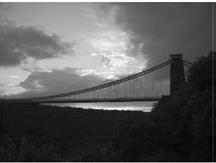
#> input picture S02/6.jpg, 216 x 163 px
$ python S02_C11_P49_historgram_equalization.py
#> lines starting #> are read from the running program, lines starting #| are printed output that depends on the picture; after the words box and inside, x2 and y2 are one past the last pixel; in counts of white or black regions, pixels touching at a corner belong together
import cv2
import numpy as np
import matplotlib.pyplot as plt

# Read image from file in gray scale mode and  convert to numpy array
img = np.array(cv2.imread("6.jpg", cv2.IMREAD_GRAYSCALE))
#> img is the input picture: shape (163, 216); min 0, max 255, mean 88.9
# Calc image histogram with 256 bins
Nhist = cv2.calcHist([img], [0], None, [256], [0, 256]) / np.size(img)
#> Nhist = 256 values, max 0.0298 at index 23, min 0.000199 at index 242, mean 0.00391
# Calc cumulative sum of the elements
CDFhist = np.cumsum(Nhist)
#> CDFhist = 256 values from 0.000227 to 1
# Make new buffer to make image
img2 = np.zeros(img.shape).astype("uint8")
for i in range(img.shape[0]):
    for j in range(img.shape[1]):
        img2[i, j] = (CDFhist[img[i, j]])
#> img2: shape (163, 216); every value is 0

img2 = cv2.normalize(img2.astype('float'), None, 0, 255, cv2.NORM_MINMAX)
#> img2: shape (163, 216) float64; every value is 0

plt.subplot(121)
plt.imshow(img, cmap='gray')
plt.title("Original image")
plt.subplot(122)
plt.imshow(img2.astype("uint8"), 'gray')
plt.title("Equalization image")
plt.show()
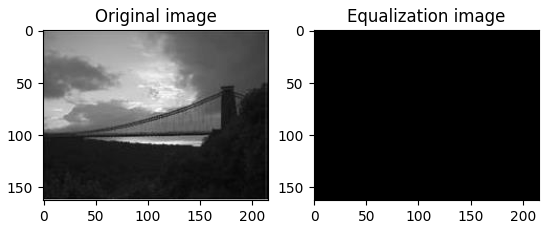
#> figure drawn by matplotlib, 2 panels
# [17 lines of commented-out code are left out]

$ run again, with S02/4.jpg copied over S02/6.jpg
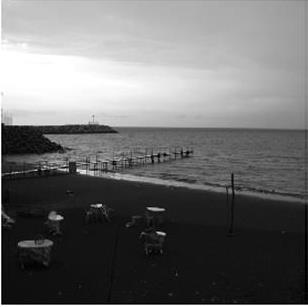
#> input picture S02/4.jpg, 308 x 307 px
#> img is the input picture: shape (307, 308); min 0, max 255, mean 110.5
#> Nhist = 256 values, max 0.059 at index 19, min 0.000582 at index 61, mean 0.00391
#> CDFhist = 256 values from 0.00302 to 1
#> after the loop `for i in range(img.shape[0]):`:
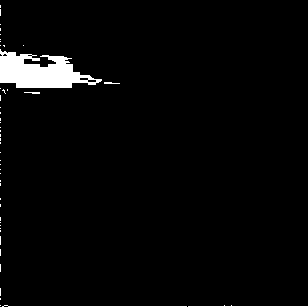
#> img2: shape (307, 308); values 0 (black) and 1 (white), 2.9% white; 48 white regions (43 under 20 px), largest, box (x1, y1, x2, y2) and area: (0, 49, 102, 88) 2306, (2, 305, 187, 307) 185, (188, 305, 308, 307) 122, (104, 82, 120, 84) 24, (24, 92, 40, 94) 24
#> `plt.show()`:
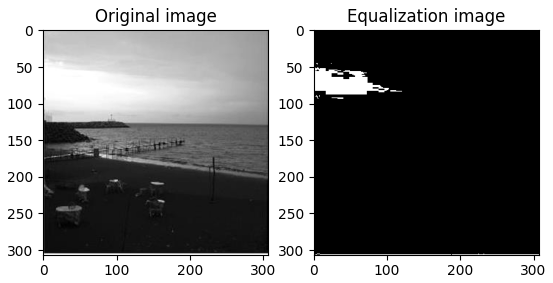
#> figure drawn by matplotlib, 2 panels

$ run again, with S02/5.jpg copied over S02/6.jpg
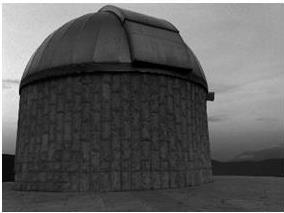
#> input picture S02/5.jpg, 284 x 213 px
#> img is the input picture: shape (213, 284); min 0, max 255, mean 91.9
#> Nhist = 256 values, max 0.0188 at index 45, min 0 at index 245, mean 0.00391
#> CDFhist = 256 values from 0.00228 to 1
#> `plt.show()`:
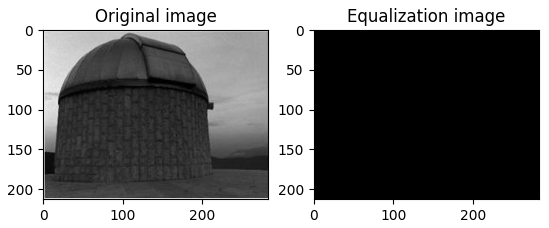
#> figure drawn by matplotlib, 2 panels

$ run again, with S02/Ultrasound.jpg copied over S02/6.jpg
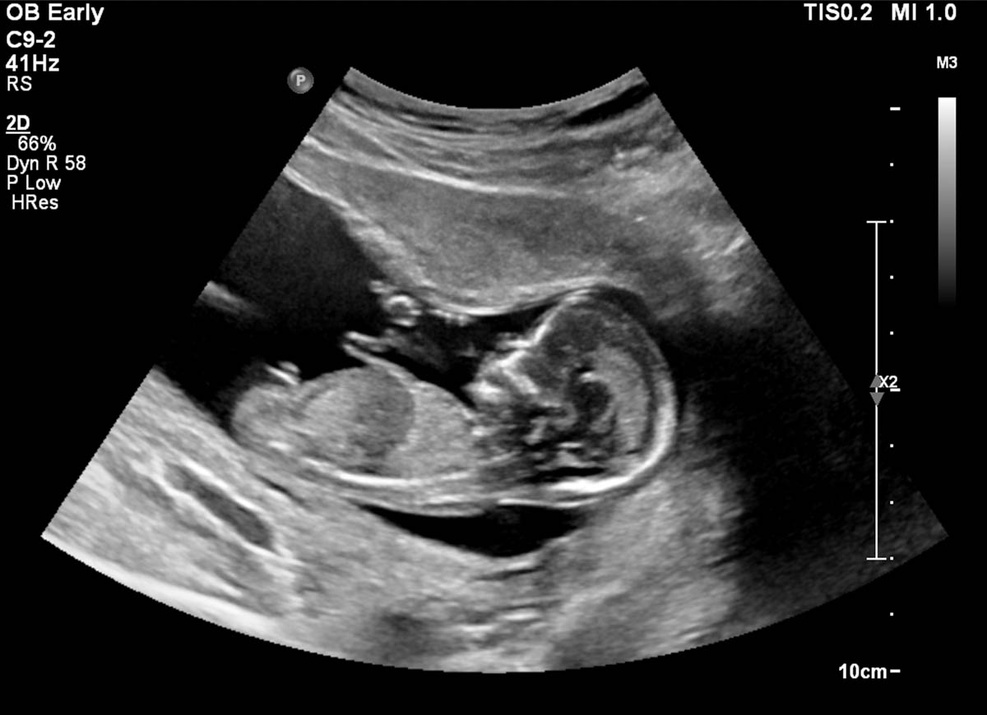
#> input picture S02/Ultrasound.jpg, 987 x 715 px, shrunk from 1200 x 870 before the run
#> img is the input picture: shape (715, 987); min 0, max 255, mean 52.6
#> Nhist = 256 values, max 0.466 at index 1, min 0.000221 at index 245, mean 0.00391
#> CDFhist = 256 values from 0.0323 to 1
#> after the loop `for i in range(img.shape[0]):`:
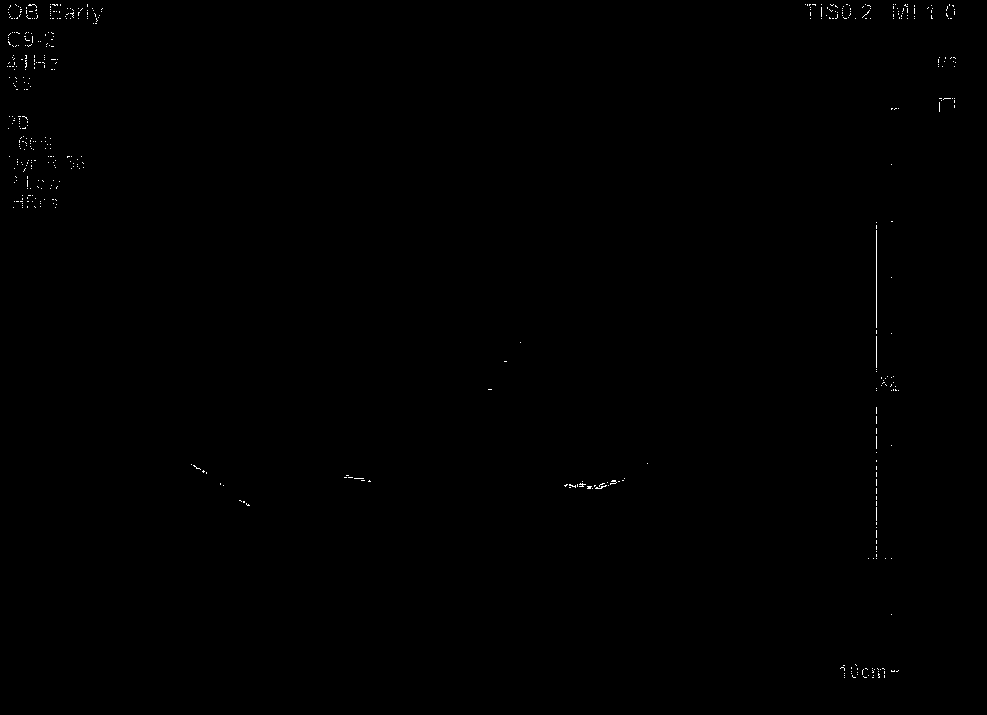
#> img2: shape (715, 987); values 0 (black) and 1 (white), 0.18% white in thin lines or dots
#> `plt.show()`:
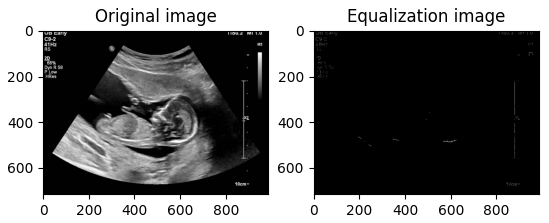
#> figure drawn by matplotlib, 2 panels
